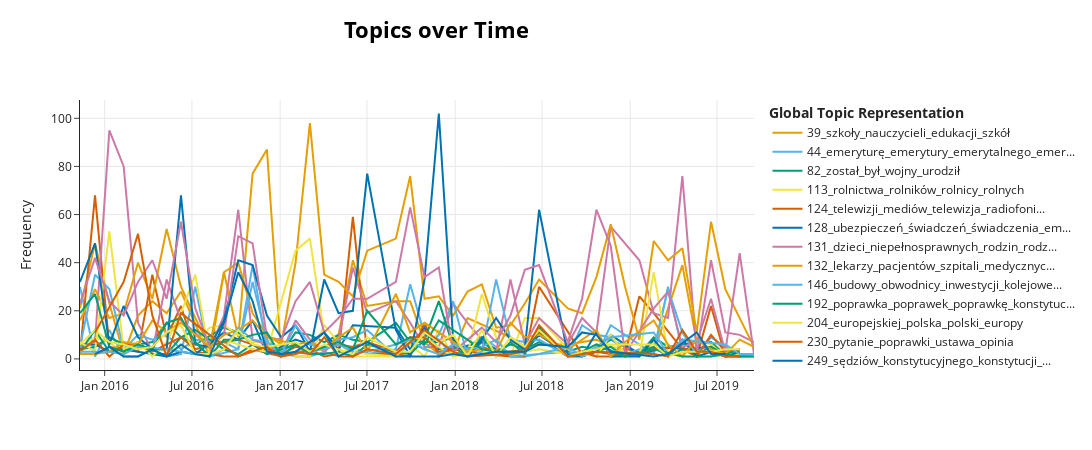

Here is the notebook cell this chart was saved with:
### Code cell
topic_model.visualize_topics_over_time(topics_over_time, top_n=20)
